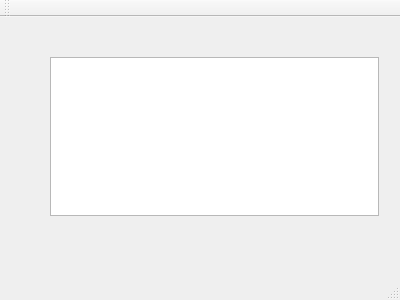
<?xml version="1.0" encoding="UTF-8"?>
<ui version="4.0">
 <class>MainWindow</class>
 <widget class="QMainWindow" name="MainWindow">
  <property name="geometry">
   <rect>
    <x>0</x>
    <y>0</y>
    <width>400</width>
    <height>300</height>
   </rect>
  </property>
  <property name="windowTitle">
   <string>MainWindow</string>
  </property>
  <widget class="QWidget" name="centralWidget">
   <widget class="QWidget" name="horizontalLayoutWidget">
    <property name="geometry">
     <rect>
      <x>39</x>
      <y>29</y>
      <width>351</width>
      <height>181</height>
     </rect>
    </property>
    <layout class="QHBoxLayout" name="horizontalLayout">
     <item>
      <widget class="QGraphicsView" name="graphicsView"/>
     </item>
     <item>
      <layout class="QVBoxLayout" name="verticalLayout"/>
     </item>
    </layout>
   </widget>
  </widget>
  <widget class="QMenuBar" name="menuBar">
   <property name="geometry">
    <rect>
     <x>0</x>
     <y>0</y>
     <width>400</width>
     <height>18</height>
    </rect>
   </property>
  </widget>
  <widget class="QToolBar" name="mainToolBar">
   <attribute name="toolBarArea">
    <enum>TopToolBarArea</enum>
   </attribute>
   <attribute name="toolBarBreak">
    <bool>false</bool>
   </attribute>
  </widget>
  <widget class="QStatusBar" name="statusBar"/>
 </widget>
 <layoutdefault spacing="6" margin="11"/>
 <resources/>
 <connections/>
</ui>
